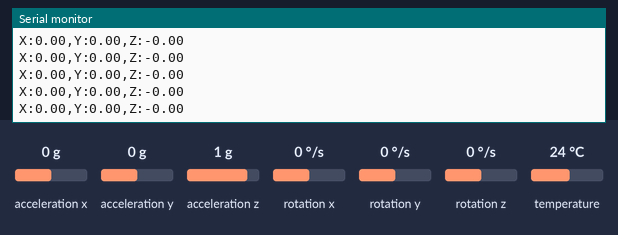
A sketch run on a simulated Arduino Uno, built with avr-gcc and run on an emulated ATmega328P. On the bench: the last lines printed to the serial monitor. The test bench sets the inputs (shaded band); at power-on: acceleration x 0 g, acceleration y 0 g, acceleration z 1 g, rotation x 0 °/s, rotation y 0 °/s, rotation z 0 °/s, temperature 24 °C.

Above: at 1.2 s.
1.3 s: acceleration x set to -1.4 g
At 2.2 s:
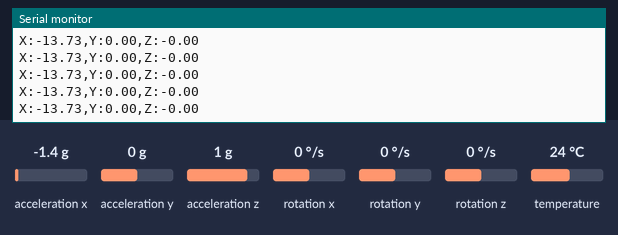
4.3 s: acceleration y set to -1.4 g
At 4.9 s:
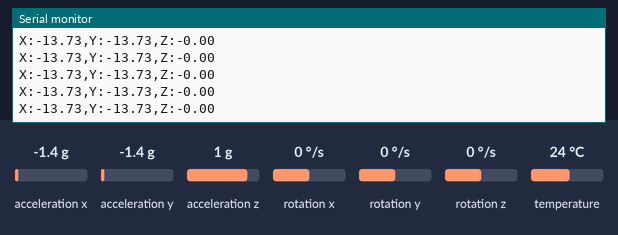
5.8 s: acceleration y set to 0 g
At 6.9 s:
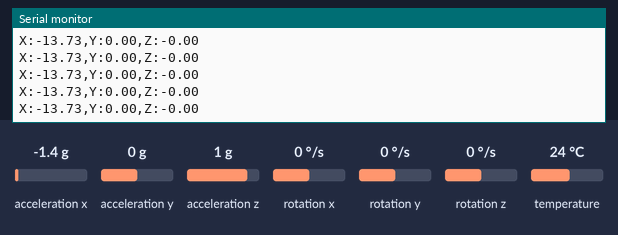
8.8 s: acceleration z set to -1.4 g
At 9.8 s:
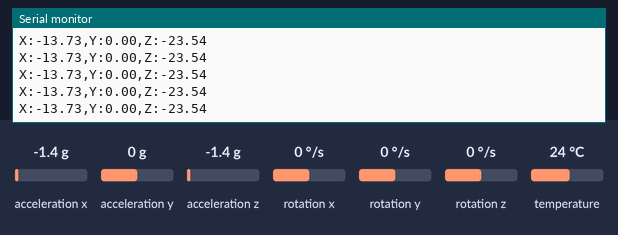

The sketch:

script_3_components.ino
```cpp
#include <Adafruit_MPU6050.h>
#include <Adafruit_Sensor.h>
#include <Wire.h>

Adafruit_MPU6050 mpu;

void setup(void) {
  Serial.begin(115200);
  while (!Serial) delay(10);

  if (!mpu.begin()) {
    Serial.println("Error: accelerometer not found!");
    while (1) yield();
  }

  mpu.setAccelerometerRange(MPU6050_RANGE_2_G);
  mpu.setFilterBandwidth(MPU6050_BAND_5_HZ);
}

void loop() {
  sensors_event_t a, g, temp;
  mpu.getEvent(&a, &g, &temp);

  Serial.print("X:"); Serial.print(a.acceleration.x);
  Serial.print(",");
  Serial.print("Y:"); Serial.print(a.acceleration.y);
  Serial.print(",");
  Serial.print("Z:"); Serial.println(a.acceleration.z - 9.81); //We subtract the gravitational acceleration

  delay(10);
}
```

Measured:
- after the input at 1.3 s, the serial monitor: prints a new line at once (image 1)
- after the input at 4.3 s, the serial monitor: prints a new line at once (image 2)
- after the input at 8.8 s, the serial monitor: prints a new line at once (image 4)
